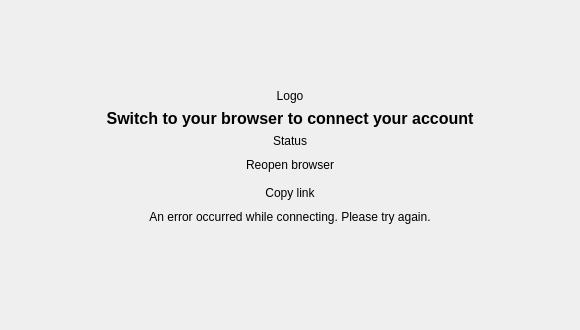
<?xml version="1.0" encoding="UTF-8"?>
<ui version="4.0">
 <class>Flow2AuthWidget</class>
 <widget class="QWidget" name="Flow2AuthWidget">
  <property name="geometry">
   <rect>
    <x>0</x>
    <y>0</y>
    <width>580</width>
    <height>330</height>
   </rect>
  </property>
  <property name="sizePolicy">
   <sizepolicy hsizetype="Minimum" vsizetype="MinimumExpanding">
    <horstretch>0</horstretch>
    <verstretch>0</verstretch>
   </sizepolicy>
  </property>
  <property name="minimumSize">
   <size>
    <width>500</width>
    <height>280</height>
   </size>
  </property>
  <property name="windowTitle">
   <string>Browser Authentication</string>
  </property>
  <layout class="QVBoxLayout" name="verticalLayout">
   <item>
    <spacer name="verticalSpacer_3">
     <property name="orientation">
      <enum>Qt::Vertical</enum>
     </property>
     <property name="sizeType">
      <enum>QSizePolicy::Expanding</enum>
     </property>
     <property name="sizeHint" stdset="0">
      <size>
       <width>20</width>
       <height>80</height>
      </size>
     </property>
    </spacer>
   </item>
   <item>
    <layout class="QVBoxLayout" name="verticalLayout_3">
     <property name="topMargin">
      <number>0</number>
     </property>
     <property name="bottomMargin">
      <number>0</number>
     </property>
     <item>
      <widget class="QLabel" name="logoLabel">
       <property name="text">
        <string>Logo</string>
       </property>
       <property name="alignment">
        <set>Qt::AlignCenter</set>
       </property>
      </widget>
     </item>
     <item>
      <widget class="QLabel" name="label">
       <property name="font">
        <font>
         <pointsize>12</pointsize>
         <weight>75</weight>
         <bold>true</bold>
        </font>
       </property>
       <property name="text">
        <string>Switch to your browser to connect your account</string>
       </property>
       <property name="alignment">
        <set>Qt::AlignCenter</set>
       </property>
       <property name="wordWrap">
        <bool>true</bool>
       </property>
      </widget>
     </item>
     <item>
      <widget class="QLabel" name="statusLabel">
       <property name="text">
        <string notr="true">Status</string>
       </property>
       <property name="alignment">
        <set>Qt::AlignCenter</set>
       </property>
       <property name="margin">
        <number>0</number>
       </property>
      </widget>
     </item>
     <item>
      <layout class="QHBoxLayout" name="horizontalLayout_2">
       <property name="topMargin">
        <number>0</number>
       </property>
       <item>
        <spacer name="horizontalSpacer">
         <property name="orientation">
          <enum>Qt::Horizontal</enum>
         </property>
         <property name="sizeHint" stdset="0">
          <size>
           <width>40</width>
           <height>20</height>
          </size>
         </property>
        </spacer>
       </item>
       <item>
        <layout class="QVBoxLayout" name="verticalLayout_2">
         <property name="topMargin">
          <number>0</number>
         </property>
         <item>
          <widget class="QPushButton" name="openLinkButton">
           <property name="text">
            <string>Reopen browser</string>
           </property>
           <property name="flat">
            <bool>true</bool>
           </property>
          </widget>
         </item>
         <item>
          <widget class="QPushButton" name="copyLinkButton">
           <property name="text">
            <string>Copy link</string>
           </property>
           <property name="default">
            <bool>false</bool>
           </property>
           <property name="flat">
            <bool>true</bool>
           </property>
          </widget>
         </item>
        </layout>
       </item>
       <item>
        <spacer name="horizontalSpacer_2">
         <property name="orientation">
          <enum>Qt::Horizontal</enum>
         </property>
         <property name="sizeHint" stdset="0">
          <size>
           <width>40</width>
           <height>20</height>
          </size>
         </property>
        </spacer>
       </item>
      </layout>
     </item>
     <item>
      <widget class="QLabel" name="errorLabel">
       <property name="text">
        <string>An error occurred while connecting. Please try again.</string>
       </property>
       <property name="textFormat">
        <enum>Qt::PlainText</enum>
       </property>
       <property name="alignment">
        <set>Qt::AlignCenter</set>
       </property>
      </widget>
     </item>
     <item>
      <layout class="QHBoxLayout" name="progressLayout"/>
     </item>
    </layout>
   </item>
   <item>
    <spacer name="verticalSpacer_2">
     <property name="orientation">
      <enum>Qt::Vertical</enum>
     </property>
     <property name="sizeHint" stdset="0">
      <size>
       <width>20</width>
       <height>20</height>
      </size>
     </property>
    </spacer>
   </item>
   <item>
    <spacer name="verticalSpacer">
     <property name="orientation">
      <enum>Qt::Vertical</enum>
     </property>
     <property name="sizeHint" stdset="0">
      <size>
       <width>20</width>
       <height>80</height>
      </size>
     </property>
    </spacer>
   </item>
  </layout>
 </widget>
 <resources/>
 <connections/>
</ui>
